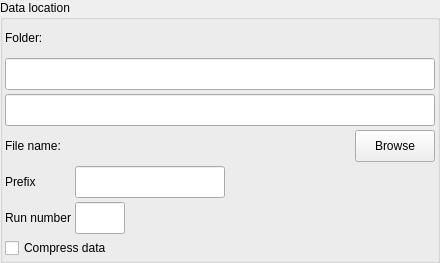
<?xml version="1.0" encoding="UTF-8"?>
<ui version="4.0">
 <class>data_path_widget_vertical_layout</class>
 <widget class="QWidget" name="data_path_widget_vertical_layout">
  <property name="geometry">
   <rect>
    <x>0</x>
    <y>0</y>
    <width>440</width>
    <height>232</height>
   </rect>
  </property>
  <property name="windowTitle">
   <string>Form</string>
  </property>
  <layout class="QGridLayout" name="gridLayout">
   <property name="margin">
    <number>0</number>
   </property>
   <property name="spacing">
    <number>0</number>
   </property>
   <item row="0" column="0">
    <widget class="QGroupBox" name="data_location_groupbox">
     <property name="title">
      <string>Data location</string>
     </property>
     <layout class="QVBoxLayout" name="verticalLayout_3">
      <property name="spacing">
       <number>2</number>
      </property>
      <property name="margin">
       <number>2</number>
      </property>
      <item>
       <layout class="QGridLayout" name="gridLayout_2">
        <property name="margin">
         <number>0</number>
        </property>
        <property name="spacing">
         <number>4</number>
        </property>
        <item row="0" column="0">
         <widget class="QLabel" name="folder_label">
          <property name="minimumSize">
           <size>
            <width>0</width>
            <height>32</height>
           </size>
          </property>
          <property name="maximumSize">
           <size>
            <width>33267</width>
            <height>32</height>
           </size>
          </property>
          <property name="toolTip">
           <string>Automatic processing results in PROCESSED_DATA directory</string>
          </property>
          <property name="text">
           <string>Folder:</string>
          </property>
          <property name="wordWrap">
           <bool>false</bool>
          </property>
         </widget>
        </item>
        <item row="6" column="0">
         <widget class="QLabel" name="run_number_label">
          <property name="minimumSize">
           <size>
            <width>0</width>
            <height>32</height>
           </size>
          </property>
          <property name="maximumSize">
           <size>
            <width>16777215</width>
            <height>32</height>
           </size>
          </property>
          <property name="text">
           <string>Run number</string>
          </property>
          <property name="wordWrap">
           <bool>false</bool>
          </property>
         </widget>
        </item>
        <item row="4" column="0">
         <widget class="QLabel" name="file_name_label">
          <property name="minimumSize">
           <size>
            <width>0</width>
            <height>32</height>
           </size>
          </property>
          <property name="maximumSize">
           <size>
            <width>33267</width>
            <height>32</height>
           </size>
          </property>
          <property name="text">
           <string>File name:</string>
          </property>
          <property name="wordWrap">
           <bool>false</bool>
          </property>
         </widget>
        </item>
        <item row="1" column="0" colspan="4">
         <widget class="QLineEdit" name="base_path_ledit">
          <property name="sizePolicy">
           <sizepolicy hsizetype="Preferred" vsizetype="Fixed">
            <horstretch>0</horstretch>
            <verstretch>0</verstretch>
           </sizepolicy>
          </property>
          <property name="minimumSize">
           <size>
            <width>410</width>
            <height>32</height>
           </size>
          </property>
          <property name="maximumSize">
           <size>
            <width>32767</width>
            <height>32</height>
           </size>
          </property>
          <property name="text">
           <string/>
          </property>
          <property name="readOnly">
           <bool>true</bool>
          </property>
         </widget>
        </item>
        <item row="5" column="0">
         <widget class="QLabel" name="prefix_label">
          <property name="minimumSize">
           <size>
            <width>0</width>
            <height>32</height>
           </size>
          </property>
          <property name="maximumSize">
           <size>
            <width>16777215</width>
            <height>32</height>
           </size>
          </property>
          <property name="text">
           <string>Prefix</string>
          </property>
          <property name="wordWrap">
           <bool>false</bool>
          </property>
         </widget>
        </item>
        <item row="4" column="2">
         <spacer name="horizontalSpacer_4">
          <property name="orientation">
           <enum>Qt::Horizontal</enum>
          </property>
          <property name="sizeHint" stdset="0">
           <size>
            <width>40</width>
            <height>20</height>
           </size>
          </property>
         </spacer>
        </item>
        <item row="2" column="0" colspan="4">
         <widget class="QLineEdit" name="folder_ledit">
          <property name="sizePolicy">
           <sizepolicy hsizetype="Preferred" vsizetype="Fixed">
            <horstretch>0</horstretch>
            <verstretch>0</verstretch>
           </sizepolicy>
          </property>
          <property name="minimumSize">
           <size>
            <width>0</width>
            <height>32</height>
           </size>
          </property>
          <property name="maximumSize">
           <size>
            <width>32767</width>
            <height>32</height>
           </size>
          </property>
          <property name="text">
           <string/>
          </property>
         </widget>
        </item>
        <item row="4" column="3">
         <widget class="QPushButton" name="browse_button">
          <property name="minimumSize">
           <size>
            <width>0</width>
            <height>32</height>
           </size>
          </property>
          <property name="maximumSize">
           <size>
            <width>100</width>
            <height>32</height>
           </size>
          </property>
          <property name="text">
           <string>Browse</string>
          </property>
         </widget>
        </item>
        <item row="4" column="1">
         <widget class="QLabel" name="file_name_value_label">
          <property name="text">
           <string/>
          </property>
         </widget>
        </item>
        <item row="6" column="1">
         <widget class="QLineEdit" name="run_number_ledit">
          <property name="minimumSize">
           <size>
            <width>50</width>
            <height>32</height>
           </size>
          </property>
          <property name="maximumSize">
           <size>
            <width>50</width>
            <height>32</height>
           </size>
          </property>
          <property name="frame">
           <bool>true</bool>
          </property>
         </widget>
        </item>
        <item row="7" column="0" colspan="2">
         <widget class="QCheckBox" name="compression_cbox">
          <property name="text">
           <string>Compress data</string>
          </property>
          <property name="checked">
           <bool>false</bool>
          </property>
         </widget>
        </item>
        <item row="5" column="1" colspan="2">
         <widget class="QLineEdit" name="prefix_ledit">
          <property name="minimumSize">
           <size>
            <width>0</width>
            <height>32</height>
           </size>
          </property>
          <property name="maximumSize">
           <size>
            <width>150</width>
            <height>32</height>
           </size>
          </property>
         </widget>
        </item>
       </layout>
      </item>
     </layout>
    </widget>
   </item>
  </layout>
 </widget>
 <resources/>
 <connections/>
</ui>
